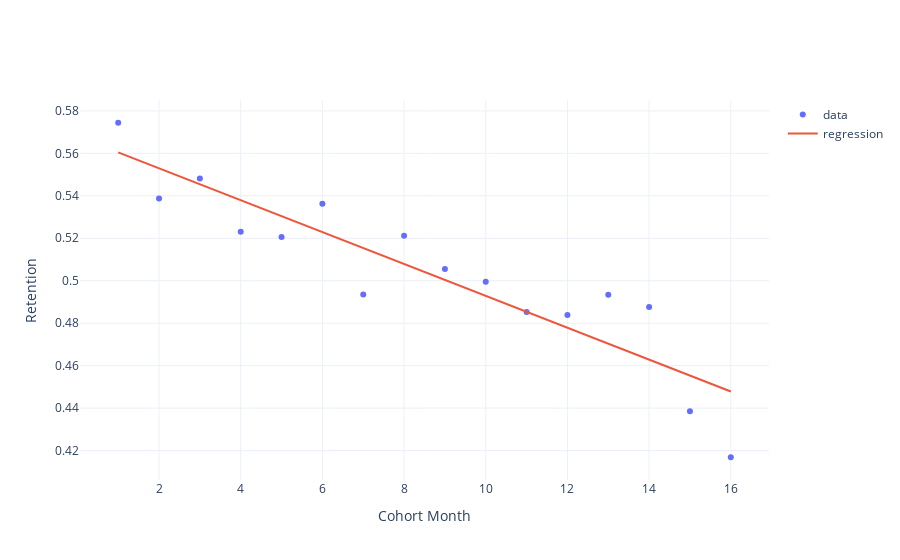

The notebook cell saved with this chart:
### Code cell
month = 1

df = ps.data[ps.data['Months Since First Loan Disbursed']==month][['cohort', 'borrower_retention']]
df['month'] = np.arange(1, len(df)+1)

slope, intercept, r, p, se = linregress(x=df.month, y=df.borrower_retention)
fit = slope*df['month'] + intercept

fig = go.Figure([
    go.Scatter(name='data', x=df.month, y=df.borrower_retention, mode='markers'),
    go.Scatter(name='regression', x=df.month, y=fit, mode='lines')
])

fig.update_layout(xaxis=dict(title='Cohort Month'), yaxis=dict(title='Retention'))

fig.show()
print(f'R-squared: {round(r**2, 3)}')
print(f'Slope: {round(slope, 3)}')

### Figure 1 — Plotly figure (JSON) as saved in the notebook; plotly's stock layout.template omitted (floating-point values rounded to 4 significant figures)
{"data": [{"mode": "markers", "name": "data", "type": "scatter", "x": [1, 2, 3, 4, 5, 6, 7, 8, 9, 10, 11, 12, 13, 14, 15, 16], "y": [0.5744, 0.5387, 0.5481, 0.5231, 0.5205, 0.5363, 0.4935, 0.5212, 0.5055, 0.4995, 0.4853, 0.4838, 0.4934, 0.4876, 0.4385, 0.4169]}, {"mode": "lines", "name": "regression", "type": "scatter", "x": [1, 2, 3, 4, 5, 6, 7, 8, 9, 10, 11, 12, 13, 14, 15, 16], "y": [0.5605, 0.553, 0.5455, 0.538, 0.5304, 0.5229, 0.5154, 0.5079, 0.5004, 0.4929, 0.4854, 0.4779, 0.4703, 0.4628, 0.4553, 0.4478]}], "layout": {"xaxis": {"title": {"text": "Cohort Month"}}, "yaxis": {"title": {"text": "Retention"}}}}
